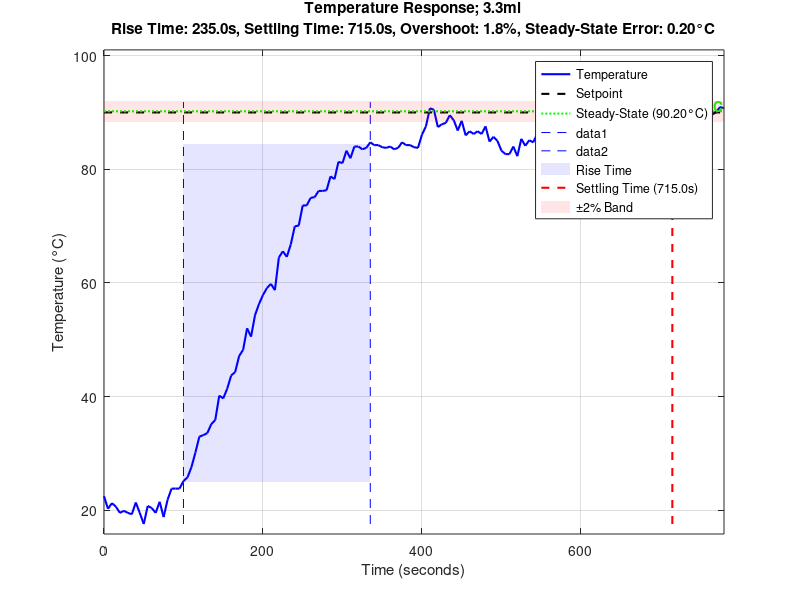

Source code (MATLAB):
function response_analysis()
    % Input data
    data = [22.47, 20.27, 21.25, 20.63, 19.54, 19.9, 19.54, 19.29, 21.37, 19.54, ...
            17.58, 20.76, 20.39, 19.54, 21.49, 18.8, 21.86, 23.81, 23.81, 23.81, ...
            25.15, 25.76, 27.59, 30.16, 32.97, 33.21, 33.58, 35.16, 35.9, 40.17, ...
            39.68, 41.39, 43.71, 44.32, 47.13, 48.23, 52.01, 50.55, 54.33, 56.29, ...
            57.88, 59.1, 59.83, 58.73, 64.47, 65.57, 64.59, 66.79, 69.96, 70.09, ...
            73.63, 73.63, 74.97, 75.09, 76.19, 76.19, 76.31, 78.75, 78.27, 81.32, ...
            81.07, 83.27, 81.93, 84, 84, 83.52, 83.76, 84.74, 84.25, 84.25, ...
            83.88, 83.76, 84, 83.52, 83.76, 84.74, 84.25, 84.25, 83.88, 83.76, ...
            86.08, 87.55, 90.72, 90.48, 87.42, 87.91, 88.16, 89.5, 88.64, 86.81, ...
            88.52, 85.96, 86.69, 86.2, 86.69, 86.2, 87.55, 84.86, 85.71, 84.98, ...
            83.27, 82.66, 82.66, 84, 82.3, 85.35, 84.13, 85.1, 84.74, 86.2, ...
            86.69, 86.08, 84.62, 85.35, 86.08, 84.74, 86.32, 87.55, 87.79, 86.45, ...
            87.55, 88.03, 91.45, 87.67, 89.87, 89.13, 87.91, 89.87, 89.13, 91.21, ...
            90.6, 90.96, 90.72, 91.21, 88.03, 89.01, 91.7, 91.45, 90.6, 90.23, ...
            90.11, 91.21, 87.91, 89.87, 91.33, 88.77, 90.23, 91.82, 90.48, 91.09, ...
            88.77, 90.11, 88.64, 89.62, 89.99, 90.96, 90.72];
    
   % Parameters
    setpoint = 90;
    settling_percentage = 2; % 2% settling band
    sample_time = 5; % seconds per sample
    
    % Create time vector
    time = (0:length(data)-1) * sample_time;
    temperature = data;
    
    % Calculate response characteristics
    [results] = calculate_response_parameters(time, temperature, setpoint, settling_percentage);
    
    % Display results (now includes steady-state error)
    display_results(results, setpoint);
    
    % Plot response
    plot_response(time, temperature, setpoint, results, settling_percentage);
end

function [results] = calculate_response_parameters(time, temperature, setpoint, settling_percentage)
    % Initialize results structure
    results = struct();
    
    % Basic characteristics
    results.min_value = min(temperature);
    results.max_value = max(temperature);
    
    % Calculate steady-state value (average of last 20 samples for better accuracy)
    steady_state_window = min(20, length(temperature)); % Use last 20 samples or all if <20
    results.steady_state = mean(temperature(end-steady_state_window+1:end));
    
    % Rise Time (10% to 90%)
    v10 = results.min_value + 0.1 * (results.max_value - results.min_value);
    v90 = results.min_value + 0.9 * (results.max_value - results.min_value);
    
    t10_idx = find(temperature >= v10, 1, 'first');
    t90_idx = find(temperature >= v90, 1, 'first');
    results.rise_time = time(t90_idx) - time(t10_idx);
    results.t10 = time(t10_idx);
    results.t90 = time(t90_idx);
    
    % Overshoot
    results.overshoot_percentage = ((results.max_value - results.steady_state) / ...
                                   results.steady_state) * 100;
    
    % Steady-State Error (always positive)
    results.steady_state_error = abs(setpoint - results.steady_state);  % <-- Key change
    results.steady_state_error_percentage = (results.steady_state_error / setpoint) * 100;
    
    % Settling Time
    settling_band = settling_percentage / 100 * results.steady_state;
    lower_bound = results.steady_state - settling_band;
    upper_bound = results.steady_state + settling_band;
    
    % Find last point outside the band
    outside_band = (temperature < lower_bound) | (temperature > upper_bound);
    settling_idx = find(outside_band, 1, 'last');
    
    if ~isempty(settling_idx) && settling_idx < length(time)
        results.settling_time = time(settling_idx + 1);
    else
        results.settling_time = 0;
    end
    
    % Store bounds for plotting
    results.lower_bound = lower_bound;
    results.upper_bound = upper_bound;
end

function display_results(results, setpoint)
    fprintf('=== System Response Analysis ===\n');
    fprintf('Rise Time (10%%-90%%): %.2f seconds\n', results.rise_time);
    fprintf('Settling Time (2%% band): %.2f seconds\n', results.settling_time);
    fprintf('Overshoot: %.2f%%\n', results.overshoot_percentage);
    fprintf('Steady-State Value: %.2f°C\n', results.steady_state);
    fprintf('Steady-State Error: %.2f°C (%.2f%% of setpoint)\n', ...
            results.steady_state_error, results.steady_state_error_percentage);
    fprintf('Setpoint: %.2f°C\n', setpoint);
end

function plot_response(time, temperature, setpoint, results, settling_percentage)
    figure('Position', [100, 100, 800, 600]);
    
    % Main plot
    plot(time, temperature, 'b-', 'LineWidth', 1.5, 'DisplayName', 'Temperature');
    hold on;
    grid on;
    
    % Setpoint line
    plot([time(1), time(end)], [setpoint, setpoint], 'k--', 'LineWidth', 1.5, 'DisplayName', 'Setpoint');
    
    % Steady-state line with error annotation
    steady_state_line = plot([time(1), time(end)], [results.steady_state, results.steady_state], ...
         'g:', 'LineWidth', 1.5, 'DisplayName', sprintf('Steady-State (%.2f°C)', results.steady_state));
    
    % Annotate steady-state error
    text(time(end), results.steady_state, ...
        sprintf('Error: %.2f°C', results.steady_state_error), ...
        'VerticalAlignment', 'bottom', 'HorizontalAlignment', 'right', ...
        'Color', 'green', 'FontWeight', 'bold');
    
    % Rise time indicators
    plot([results.t10, results.t10], [min(temperature), max(temperature)], 'b--', 'LineWidth', 0.5);
    plot([results.t90, results.t90], [min(temperature), max(temperature)], 'b--', 'LineWidth', 0.5);
    patch([results.t10, results.t90, results.t90, results.t10], ...
          [results.min_value+0.1*(results.max_value-results.min_value), ...
           results.min_value+0.1*(results.max_value-results.min_value), ...
           results.min_value+0.9*(results.max_value-results.min_value), ...
           results.min_value+0.9*(results.max_value-results.min_value)], ...
          'b', 'FaceAlpha', 0.1, 'EdgeColor', 'none', 'DisplayName', 'Rise Time');
    
    % Settling time indicators
    if results.settling_time > 0
        settling_line = plot([results.settling_time, results.settling_time], [min(temperature), max(temperature)], ...
             'r--', 'LineWidth', 1.5, 'DisplayName', sprintf('Settling Time (%.1fs)', results.settling_time));
    end
    
    % Settling band
    settling_band = patch([time(1), time(end), time(end), time(1)], ...
          [results.lower_bound, results.lower_bound, ...
           results.upper_bound, results.upper_bound], ...
          'r', 'FaceAlpha', 0.1, 'EdgeColor', 'none', 'DisplayName', sprintf('±%d%% Band', settling_percentage));
    
    % Labels and title
    xlabel('Time (seconds)');
    ylabel('Temperature (°C)');
    title(sprintf('Temperature Response; 3.3ml\nRise Time: %.1fs, Settling Time: %.1fs, Overshoot: %.1f%%, Steady-State Error: %.2f°C', ...
          results.rise_time, results.settling_time, results.overshoot_percentage, results.steady_state_error));
    
    % Legend
    legend('Location', 'best');
    
    % Adjust axes
    ylim([min(temperature)*0.9, max(temperature)*1.1]);
    xlim([time(1), time(end)]);
    
    hold off;
end